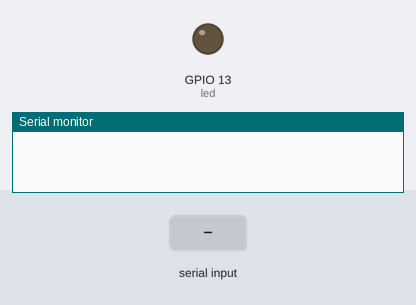
Bench run of a sketch on a simulated ESP32. Shown: output pins drawn as LEDs (lit = HIGH), the last lines printed to the serial monitor. The inputs (shaded band) are chosen by the test bench. Nothing arrives over Bluetooth unless stated.

Above: at 1.2 s.
1.3 s: "E" received over the second serial link
At 2.5 s:
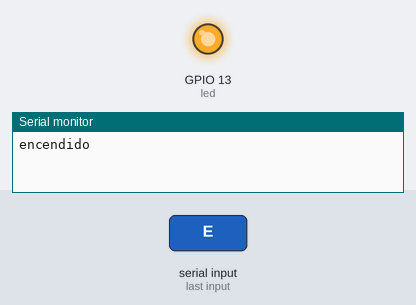
2.8 s: "R" received over the second serial link
At 3.8 s:
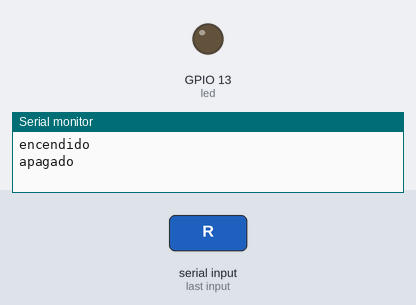
Timing chart, 0 to 5.8 s (numbered marks = the images above; inputs shaded):
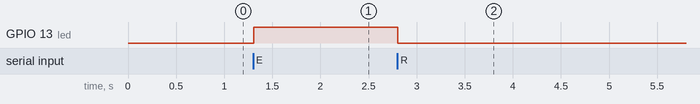

Measured:
- after the input at 1.3 s, GPIO 13 (led): LOW → HIGH at once
- after the input at 2.8 s, GPIO 13 (led): HIGH → LOW at once

The sketch:

PROGRAMA_DE_BLUTHO_ESPE.ino
```cpp
#include "BluetoothSerial.h"
#include "soc/soc.h"
#include "soc/rtc_cntl_reg.h"
#if !defined(CONFIG_BT_ENABLED) || !defined(CONFIG_BLUEDROID_ENABLED)
#error Bluetooth is not enabled! Please run `make menuconfig` to and enable it
#endif

BluetoothSerial SerialBT;

int led = 13;

void setup() {
  WRITE_PERI_REG(RTC_CNTL_BROWN_OUT_REG, 0); //deshabilitar el detector de caída de tensión
  Serial.begin(115200);
  SerialBT.begin("ESP32-BT-Slave"); //Bluetooth device name
pinMode(led,OUTPUT);
}

void loop() {
 if(SerialBT.available()) {
  char dato = SerialBT.read();
  if(dato == 'E'){
    digitalWrite(led,HIGH);
    Serial.println("encendido");
  }
  else if (dato == 'R'){
    digitalWrite(led,LOW);
    Serial.println("apagado");
  }
 }
 delay(10);
}
```
